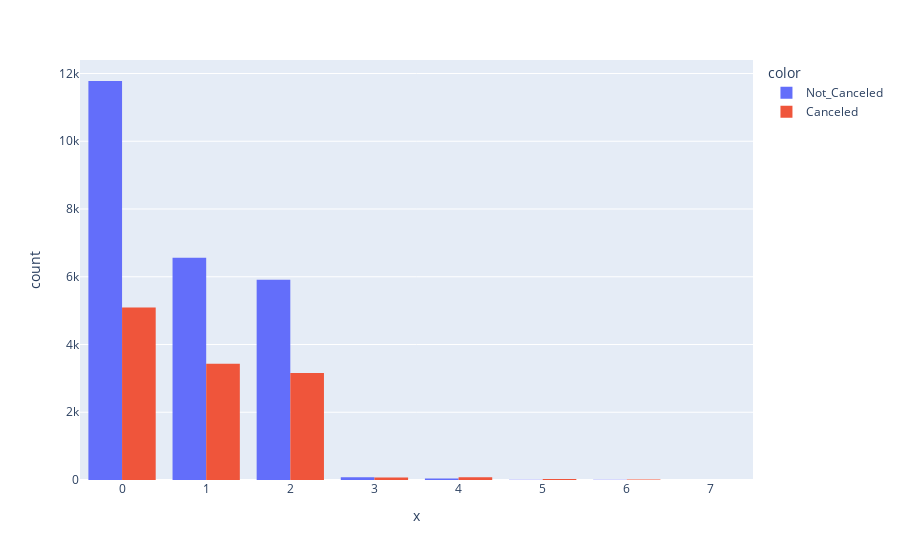

The notebook cell saved with this chart:
### Code cell
fig = px.histogram(x=df.no_of_weekend_nights, color=df.booking_status, barmode='group')
fig.show()

### Figure 1 — Plotly figure (JSON) as saved in the notebook; plotly's stock layout.template omitted (floating-point values rounded to 4 significant figures; data arrays with more than 128 entries replaced by an {"elided": "..."} marker saying what was removed)
{"data": [{"alignmentgroup": "True", "bingroup": "x", "hovertemplate": "color=Not_Canceled<br>x=%{x}<br>count=%{y}<extra></extra>", "legendgroup": "Not_Canceled", "marker": {"color": "#636efa", "pattern": {"shape": ""}}, "name": "Not_Canceled", "offsetgroup": "Not_Canceled", "orientation": "v", "showlegend": true, "type": "histogram", "x": {"elided": "24390 int values"}, "xaxis": "x", "yaxis": "y"}, {"alignmentgroup": "True", "bingroup": "x", "hovertemplate": "color=Canceled<br>x=%{x}<br>count=%{y}<extra></extra>", "legendgroup": "Canceled", "marker": {"color": "#EF553B", "pattern": {"shape": ""}}, "name": "Canceled", "offsetgroup": "Canceled", "orientation": "v", "showlegend": true, "type": "histogram", "x": {"elided": "11885 int values"}, "xaxis": "x", "yaxis": "y"}], "layout": {"barmode": "group", "legend": {"title": {"text": "color"}, "tracegroupgap": 0}, "margin": {"t": 60}, "xaxis": {"anchor": "y", "domain": [0, 1], "title": {"text": "x"}}, "yaxis": {"anchor": "x", "domain": [0, 1], "title": {"text": "count"}}}}
